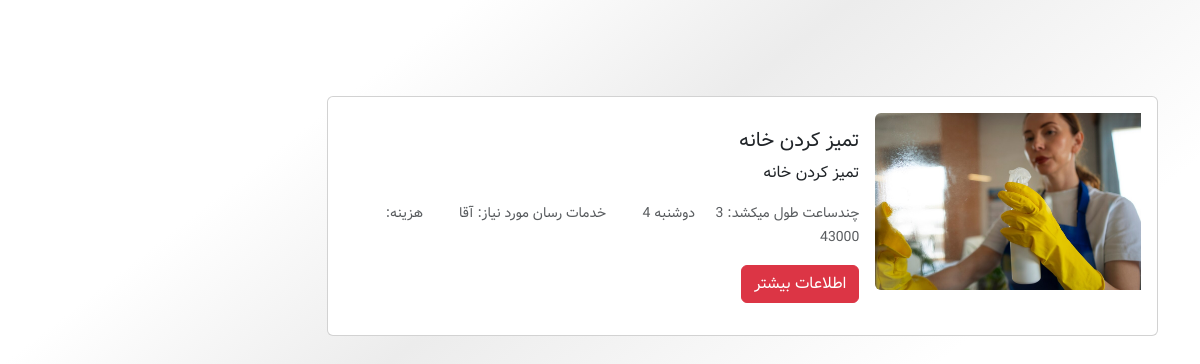
The app's page /user-request/requests (signed in) with its own data.
### user_request_module/models.py (models this page shows)
class Service(models.Model):
    serviceid = models.IntegerField(auto_created=True, null=True)
    servicer = models.ForeignKey(Servicer, blank=True, on_delete=models.SET_NULL, null=True)
    user = models.ForeignKey(User, on_delete=models.CASCADE)
    type = models.CharField(max_length=500, verbose_name='نوع خدمات')
    gender = models.CharField(max_length=100, verbose_name='جنسیت خدمات دهنده', blank=True)
    description = models.TextField(db_index=True, verbose_name='توضیحات')
    price = models.IntegerField(verbose_name='هزینه', blank=True, null=True)
    service_date = models.CharField(max_length=100, verbose_name='تاریخ انجام پروژه')
    service_time = models.IntegerField(verbose_name='ساعت خدمت')
    created_at = models.DateTimeField(auto_now_add=True, verbose_name='ساعت خدمت')
    is_submit = models.BooleanField(default=False, verbose_name='قبول شده / نشده')
    pay = models.OneToOneField(Payment, on_delete=models.SET_NULL, null=True, blank=True,
                               related_name='related_service_payment')
    comment = models.OneToOneField('user_panel_module.Comment', on_delete=models.SET_NULL, null=True, blank=True,
                                   related_name='related_service_comment')

### user_request_module/views.py (the view)
# urls.py: path('requests', views.RequestsPage.as_view(), name='requests'),
class RequestsPage(ListView):
    model = Service
    paginate_by = 2
    def get_queryset(self):
        queryset = super().get_queryset()
        user = self.request.user
        user_city = user.city
        context = queryset.filter(is_submit=False)
        return context

### user_request_module/templates/user_request_module/service_list.html (shortened to what this page needs)
{% extends 'shared/_layout.html' %}
{% block main %}
    <main class="container-fluid px-0">
    <div class="container mt-6">
        <div class="row">
            <div class="col-lg-9">
                <div class="requests">
                    {% for service in object_list %}
                    <div class="card cardrequest mb-3 p-3">
                        <div class="row g-0">
                            <div class="col-md-4">
                              {% if service.type == 'تمیز کردن خانه' %}
                                    <img src="/static/images/professional-cleaning-service-person-cleaning-office-window_23-2150520601.jpg" class="img-fluid rounded-start" alt="...">
                              {% endif %}
                            </div>
                            <div class="col-md-8">
                                <div class="card-body">
                                    <h5 class="card-title">{{ service.type }}</h5>
                                    <p class="card-text">{{ service.description }}</p>
                                    <p class="card-text"><small class="text-muted">چندساعت طول میکشد: {{ service.service_time }}</small> <small class="text-muted mx-3">{{ service.service_date }}</small>
                                    <small class="text-muted mx-3"> خدمات رسان مورد نیاز: {{ service.gender }}</small><small class="text-muted mx-3"> هزینه: {{ service.price }} </small></p>
                                    <a href="{% url 'Service_detail' pk=service.pk %}" class="btn btn-danger">اطلاعات بیشتر</a>
                                </div>
                            </div>
                        </div>
                    </div>
                    {% endfor %}
                </div>
            </div>
        </div>
    </div>
</main>
{% endblock %}

### static/css/style.css (style rules this page uses)
* { margin: 0; padding: 0; font-family: saeed; box-sizing: border-box; direction: rtl; }
html { scroll-behavior: smooth; }
body { overflow-x:hidden; font-size: 16px; background: rgb(255,255,255); background: linear-gradient(142deg, rgba(255,255,255,1) 28%, rgba(236,236,236,1) 51%, rgba(255,255,255,1) 84%); }
a { text-decoration: none !important; color: #181818; }
.mt-6 { margin-top: 6rem!important; }
.cardrequest { transition: 0.4s; }

### records on screen
Service: type "تمیز کردن خانه", description "تمیز کردن خانه", service_time "3", service_date "دوشنبه 4", gender "آقا", price "43000"
